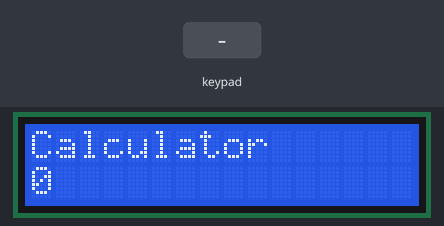
The sketch below on a simulated Arduino Uno, built with avr-gcc and run on an emulated ATmega328P. Parts: 16×2 character LCD. The inputs (shaded band) are chosen by the test bench. Random numbers use the default seed unless the sketch sets one.

Above: at 1.2 s.
1.3 s: key '*' pressed
At 1.47 s:
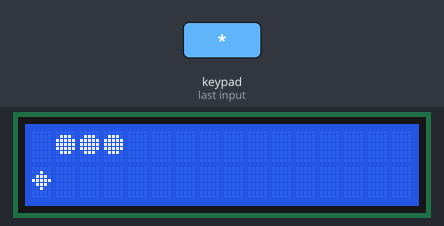
3.7 s: keypad keys 6 7 8 9 # pressed 0.4 s apart
At 4.78 s:
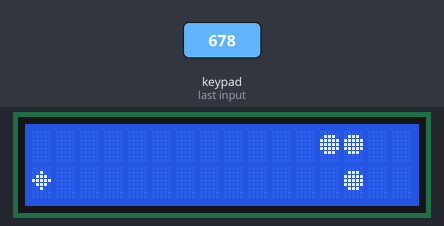
7.6 s: key '8' pressed
At 9.3 s:
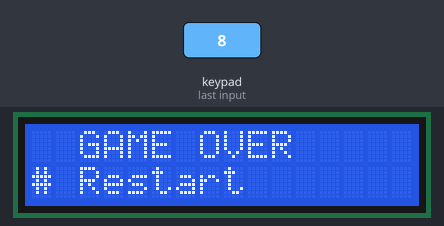
9.4 s: keypad keys 2 3 4 5 # pressed 0.4 s apart
At 11.16 s:
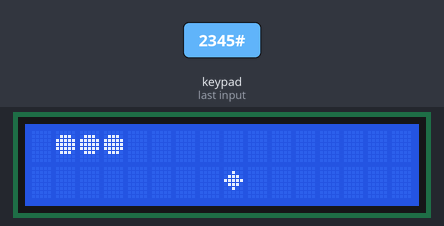
12.9 s: keypad keys 2 3 4 5 # pressed 0.4 s apart
At 17.23 s:
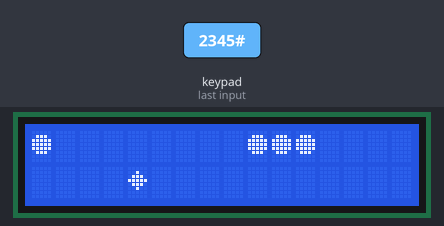
17.9 s: key '8' pressed
At 18.08 s:
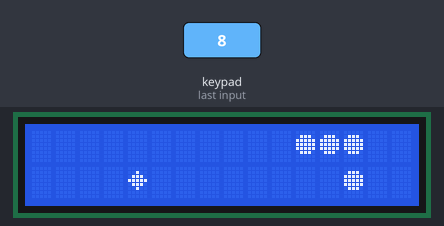
Timing chart, 0 to 20.7 s (numbered marks = the images above; inputs shaded):
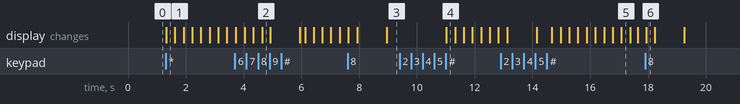

The sketch:

simon-with-score.ino
```cpp
#include <Wire.h>
#include <LiquidCrystal_I2C.h>
#include <Keypad.h>

// ==========================================
// LCD
// ==========================================
LiquidCrystal_I2C lcd(0x27, 16, 2);

// ==========================================
// KEYPAD 4x4
// ==========================================
const byte ROWS = 4;
const byte COLS = 4;

char keys[ROWS][COLS] = {
  {'1', '2', '3', 'A'},
  {'4', '5', '6', 'B'},
  {'7', '8', '9', 'C'},
  {'*', '0', '#', 'D'}
};

byte rowPins[ROWS] = {2, 3, 4, 5};
byte colPins[COLS] = {6, 7, 8, 9};

Keypad keypad = Keypad(
  makeKeymap(keys),
  rowPins,
  colPins,
  ROWS,
  COLS
);

// ==========================================
// MODE
// ==========================================
#define CALCULATOR 0
#define SNAKE 1

int mode = CALCULATOR;

// ==========================================
// CALCULATOR VARIABLES
// ==========================================
String num1 = "";
String num2 = "";

char operation = '\0';

bool secondNumber = false;

// ==========================================
// SNAKE VARIABLES
// ==========================================
#define UP 0
#define RIGHT 1
#define DOWN 2
#define LEFT 3

int direction = RIGHT;

int snakeX[32];
int snakeY[32];

int snakeLength = 3;

int foodX;
int foodY;

int score = 0;

bool snakeGameOver = false;

unsigned long lastMoveTime = 0;

int gameSpeed = 300;

// ==========================================
// CUSTOM LCD CHARACTERS
// ==========================================
byte snakeChar[8] = {
  B00000,
  B01110,
  B11111,
  B11111,
  B11111,
  B01110,
  B00000,
  B00000
};

byte foodChar[8] = {
  B00000,
  B00100,
  B01110,
  B11111,
  B01110,
  B00100,
  B00000,
  B00000
};

// ==========================================
// SETUP
// ==========================================
void setup() {

  lcd.init();
  lcd.backlight();

  lcd.createChar(0, snakeChar);
  lcd.createChar(1, foodChar);

  randomSeed(analogRead(A0));

  showCalculator();
}

// ==========================================
// LOOP
// ==========================================
void loop() {

  char key = keypad.getKey();

  // ไม่มีการกดปุ่ม
  if (!key) {

    // ถ้าอยู่ในเกม Snake ให้เกมเดินต่อ
    if (mode == SNAKE) {
      updateSnake();
    }

    return;
  }

  // ========================================
  // เปลี่ยนโหมด
  // ========================================

  if (key == '*') {

    if (mode == CALCULATOR) {

      // Calculator -> Snake
      mode = SNAKE;

      startSnake();

    } else {

      // Snake -> Calculator
      mode = CALCULATOR;

      resetCalculator();
      showCalculator();
    }

    return;
  }

  // ========================================
  // CALCULATOR MODE
  // ========================================

  if (mode == CALCULATOR) {

    calculatorInput(key);

    return;
  }

  // ========================================
  // SNAKE MODE
  // ========================================

  if (mode == SNAKE) {

    snakeInput(key);

    updateSnake();
  }
}


// ==================================================
//                    CALCULATOR
// ==================================================

void showCalculator() {

  lcd.clear();

  lcd.setCursor(0, 0);
  lcd.print("Calculator");

  lcd.setCursor(0, 1);
  lcd.print("0");
}


// ------------------------------------------
// รับปุ่มเครื่องคิดเลข
// ------------------------------------------

void calculatorInput(char key) {

  // -----------------------------
  // ตัวเลข
  // -----------------------------

  if (key >= '0' && key <= '9') {

    if (!secondNumber) {

      num1 += key;

    } else {

      num2 += key;
    }

    showCalculatorNumbers();

    return;
  }


  // -----------------------------
  // เครื่องหมาย
  // -----------------------------

  if (key == 'A' ||
      key == 'B' ||
      key == 'C' ||
      key == 'D') {

    if (num1 != "") {

      operation = key;

      secondNumber = true;

      showCalculatorNumbers();
    }

    return;
  }


  // -----------------------------
  // เท่ากับ
  // -----------------------------

  if (key == '#') {

    calculate();

    return;
  }
}


// ------------------------------------------
// แสดงเลขบน LCD
// ------------------------------------------

void showCalculatorNumbers() {

  lcd.clear();

  lcd.setCursor(0, 0);

  if (num1 == "") {
    lcd.print("0");
  } else {
    lcd.print(num1);
  }

  if (operation != '\0') {

    lcd.print(" ");
    lcd.print(getOperator());
  }

  lcd.setCursor(0, 1);

  if (secondNumber) {
    lcd.print(num2);
  }
}


// ------------------------------------------
// แปลง A B C D
// ------------------------------------------

char getOperator() {

  if (operation == 'A') {
    return '+';
  }

  if (operation == 'B') {
    return '-';
  }

  if (operation == 'C') {
    return '*';
  }

  if (operation == 'D') {
    return '/';
  }

  return ' ';
}


// ------------------------------------------
// คำนวณ
// ------------------------------------------

void calculate() {

  if (num1 == "" ||
      num2 == "" ||
      operation == '\0') {

    return;
  }

  long n1 = num1.toInt();
  long n2 = num2.toInt();

  long result = 0;

  // บวก
  if (operation == 'A') {

    result = n1 + n2;
  }

  // ลบ
  else if (operation == 'B') {

    result = n1 - n2;
  }

  // คูณ
  else if (operation == 'C') {

    result = n1 * n2;
  }

  // หาร
  else if (operation == 'D') {

    if (n2 == 0) {

      lcd.clear();

      lcd.setCursor(0, 0);
      lcd.print("ERROR");

      lcd.setCursor(0, 1);
      lcd.print("Divide by zero");

      delay(1500);

      resetCalculator();
      showCalculator();

      return;
    }

    result = n1 / n2;
  }


  // แสดงผล
  lcd.clear();

  lcd.setCursor(0, 0);
  lcd.print("Answer:");

  lcd.setCursor(0, 1);
  lcd.print(result);


  // เตรียมใช้ผลลัพธ์ต่อ
  num1 = String(result);

  num2 = "";

  operation = '\0';

  secondNumber = false;
}


// ------------------------------------------
// รีเซ็ตเครื่องคิดเลข
// ------------------------------------------

void resetCalculator() {

  num1 = "";

  num2 = "";

  operation = '\0';

  secondNumber = false;
}


// ==================================================
//                       SNAKE
// ==================================================

// ------------------------------------------
// เริ่มเกม
// ------------------------------------------

void startSnake() {

  snakeLength = 3;

  direction = RIGHT;

  score = 0;

  snakeGameOver = false;

  // ตำแหน่งเริ่มต้น
  snakeX[0] = 3;
  snakeY[0] = 0;

  snakeX[1] = 2;
  snakeY[1] = 0;

  snakeX[2] = 1;
  snakeY[2] = 0;

  spawnFood();

  lastMoveTime = millis();

  lcd.clear();

  drawSnake();
}


// ------------------------------------------
// รับปุ่มควบคุม Snake
// ------------------------------------------

void snakeInput(char key) {

  if (snakeGameOver) {

    // กด # เริ่มใหม่
    if (key == '#') {

      startSnake();
    }

    return;
  }


  // ขึ้น
  if (key == '2') {

    if (direction != DOWN) {
      direction = UP;
    }
  }


  // ลง
  else if (key == '8') {

    if (direction != UP) {
      direction = DOWN;
    }
  }


  // ซ้าย
  else if (key == '4') {

    if (direction != RIGHT) {
      direction = LEFT;
    }
  }


  // ขวา
  else if (key == '6') {

    if (direction != LEFT) {
      direction = RIGHT;
    }
  }
}


// ------------------------------------------
// อัปเดตเกม
// ------------------------------------------

void updateSnake() {

  if (snakeGameOver) {
    return;
  }

  if (millis() - lastMoveTime >= gameSpeed) {

    lastMoveTime = millis();

    moveSnake();
  }
}


// ------------------------------------------
// เคลื่อนงู
// ------------------------------------------

void moveSnake() {

  int newX = snakeX[0];

  int newY = snakeY[0];


  // คำนวณตำแหน่งใหม่

  if (direction == UP) {
    newY--;
  }

  else if (direction == DOWN) {
    newY++;
  }

  else if (direction == LEFT) {
    newX--;
  }

  else if (direction == RIGHT) {
    newX++;
  }


  // --------------------------------
  // ชนขอบ
  // --------------------------------

  if (newX < 0 ||
      newX >= 16 ||
      newY < 0 ||
      newY >= 2) {

    gameOverSnake();

    return;
  }


  // --------------------------------
  // ชนตัวเอง
  // --------------------------------

  for (int i = 0; i < snakeLength; i++) {

    if (snakeX[i] == newX &&
        snakeY[i] == newY) {

      gameOverSnake();

      return;
    }
  }


  // --------------------------------
  // ขยับตัวงู
  // --------------------------------

  for (int i = snakeLength - 1; i > 0; i--) {

    snakeX[i] = snakeX[i - 1];

    snakeY[i] = snakeY[i - 1];
  }


  snakeX[0] = newX;

  snakeY[0] = newY;


  // --------------------------------
  // กินอาหาร
  // --------------------------------

  if (newX == foodX &&
      newY == foodY) {

    if (snakeLength < 32) {

      snakeLength++;
    }

    score += 10;

    // เพิ่มความเร็ว
    if (gameSpeed > 100) {

      gameSpeed -= 10;
    }

    spawnFood();
  }


  drawSnake();
}


// ------------------------------------------
// สร้างอาหาร
// ------------------------------------------

void spawnFood() {

  bool valid = false;

  while (!valid) {

    foodX = random(0, 16);

    foodY = random(0, 2);

    valid = true;


    // ตรวจว่าอาหารไม่ทับงู
    for (int i = 0; i < snakeLength; i++) {

      if (snakeX[i] == foodX &&
          snakeY[i] == foodY) {

        valid = false;

        break;
      }
    }
  }
}


// ------------------------------------------
// วาด Snake
// ------------------------------------------

void drawSnake() {

  lcd.clear();


  // อาหาร
  lcd.setCursor(foodX, foodY);

  lcd.write(byte(1));


  // งู
  for (int i = 0; i < snakeLength; i++) {

    lcd.setCursor(snakeX[i], snakeY[i]);

    lcd.write(byte(0));
  }
}


// ------------------------------------------
// Game Over
// ------------------------------------------

void gameOverSnake() {

  snakeGameOver = true;

  lcd.clear();

  lcd.setCursor(3, 0);
  lcd.print("GAME OVER");

  lcd.setCursor(0, 1);
  lcd.print("Score:");
  lcd.print(score);

  delay(1000);

  lcd.clear();

  lcd.setCursor(2, 0);
  lcd.print("GAME OVER");

  lcd.setCursor(0, 1);
  lcd.print("# Restart");
}
```

Measured:
- after the input at 1.3 s, the display: changes at once (image 1)
- after the input at 9.4 s, the display: changes after 1.6 s (image 4)
